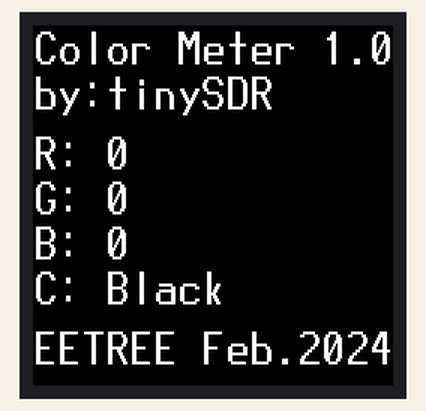
Simulated run of this program. Board: MicroPython board. Shown: 240×240 colour display. Library files of the repository ran but are not shown: st7789.py, vga2_8x8.py, vga1_16x32.py; what the program prints to the serial console is not drawn.

Above: at 1.9 s.

The program:

main.py
```python
import test.st7789 as st7789
from test.fonts import vga2_8x8 as font1
from test.fonts import vga1_16x32 as font2
from machine import Pin, SPI, ADC,PWM ,I2C
import time, math,array
from utime import sleep_ms
from test.ltr381 import LTR381

def CalcValue(value,minval,maxval):
    if (value < minval):
        value = minval
    if (value >maxval):
        value = maxval
    calvalue = int( (value - minval) * 255 / (maxval - minval) )
    return calvalue

def DetecColor(Rval,Gval,Bval):
    if ((Rval>130)and(Gval<50)and(Bval<10) ):
        return "Red    "
    if ((Rval<60)and(Gval>150)and(Bval<60) ):
        return "Green  "
    if ((Rval<60)and(Gval<40)and(Bval>150) ):
        return "Blue   "
    if ((Rval>170)and(Gval>170)and(Bval<60) ):
        return "Yellow "
    if ((Rval<60)and(Gval>170)and(Bval>170) ):
        return "Cyan   "
    if ((Rval>150)and(Gval<100)and(Bval>180) ):
        return "Magenta"
    if ((Rval>200)and(Gval>200)and(Bval>200) ):
        return "White  "
    if ((Rval<30)and(Gval<30)and(Bval<30) ):
        return "Black  "
    else:
        return "       "

sensor = LTR381()
st7789_res = 0
st7789_dc  = 1
disp_width = 240
disp_height = 240
CENTER_Y = int(disp_width/2)
CENTER_X = int(disp_height/2)
spi_sck=Pin(2)
spi_tx=Pin(3)
spi0=SPI(0,baudrate=4000000, phase=1, polarity=1, sck=spi_sck, mosi=spi_tx)
display = st7789.ST7789(spi0, disp_width, disp_width,
                          reset=machine.Pin(st7789_res, machine.Pin.OUT),
                          dc=machine.Pin(st7789_dc, machine.Pin.OUT),
                          xstart=0, ystart=0, rotation=0)
display.fill(st7789.BLACK)
display.text(font2, "Color Meter 1.0", 0, 0)
display.text(font2, "by:tinySDR     ", 0, 30)
display.text(font2, "EETREE Feb.2024", 0, 200)
display.text(font2, "R: ", 0, 70)
display.text(font2, "G: ", 0, 100)
display.text(font2, "B: ", 0, 130)

while True:

    REDS = sensor.REDS()
    GREENS = sensor.GREENS()
    BLUES = sensor.BLUES()
    REDH= CalcValue(REDS,60,300)
    GREENH = CalcValue(GREENS,160,550)
    BLUEH = CalcValue(BLUES,90,350)

    display.text(font2, str(REDS)+"  ", 48, 70)
    display.text(font2, str(GREENS)+"  ", 48, 100)
    display.text(font2, str(BLUES)+"  ", 48, 130)
    display.fill_rect(160, 70, 80,120, st7789.color565(REDH,GREENH,BLUEH))
    display.text(font2, "C: "+ DetecColor(REDH,GREENH,BLUEH), 0, 160)
```

ltr381.py
```python
import utime
import math
from machine import Pin, I2C
# ========= Start LTR381 RGB IR sensor driver =============
ADDR  = (0X53)

LTR381_MAIN_CTRL = (0x00)  # Main control register
LTR381_MEAS_RATE = (0x04)  # Resolution and data rate
LTR381_GAIN = (0x05)  # ALS and UVS gain range
LTR381_PART_ID = (0x06)  # Part id/revision register
LTR381_MAIN_STATUS = (0x07)  # Main status register
LTR381_IRDATA = (0x0A)  # ALS data lowest byte, 3 byte
LTR381_GREENDATA = (0x0D)  # UVS data lowest byte, 3 byte
LTR381_REDDATA = (0x10)  # ALS data lowest byte, 3 byte
LTR381_BLUEDATA = (0x13)  # UVS data lowest byte, 3 byte
LTR381_INT_CFG = (0x19)  # Interrupt configuration
LTR381_INT_PST = (0x1A)  # Interrupt persistance config
LTR381_THRESH_UP = (0x21)  # Upper threshold, low byte, 3 byte
LTR381_THRESH_LOW = (0x24)  # Lower threshold, low byte, 3 byte

#RGB IR measurement resolution, Gain setting, measurement rate
RESOLUTION_20BIT_utime400MS = (0X00)
RESOLUTION_19BIT_utime200MS = (0X10)
RESOLUTION_18BIT_utime100MS = (0X20)#default
RESOLUTION_17BIT_utime50MS  = (0x3)
RESOLUTION_16BIT_utime25MS  = (0x40)
RESOLUTION_13BIT_utime12_5MS  = (0x50)
RATE_25MS = (0x0)
RATE_50MS = (0x1)
RATE_100MS = (0x2)# default
RATE_200MS = (0x3)
RATE_500MS = (0x4)
RATE_1000MS = (0x5)
RATE_2000MS = (0x6)

# measurement Gain Range.
GAIN_1  = (0x0)
GAIN_3  = (0x1)# default
GAIN_6 = (0x2)
GAIN_9 = (0x3)
GAIN_18 = (0x4)


class LTR381:
    def __init__(self, address=ADDR):
		self.i2c = I2C(0, scl=Pin(21), sda=Pin(20), freq=100000)
		self.address = address

		self.ID = self.Read_Byte(LTR381_PART_ID)
		print("ID = %#x" %self.ID)
		if(self.ID != 0xC2):
			print("read ID error!,Check the hardware...")
			return

		self.Write_Byte(LTR381_MAIN_CTRL, 0x06) #  UVS in Active Mode
		#self.Write_Byte(LTR381_MEAS_RATE, RESOLUTION_20BIT_utime400MS | RATE_2000MS) #  Resolution=18bits, Meas Rate = 100ms
		self.Write_Byte(LTR381_MEAS_RATE, RESOLUTION_18BIT_utime100MS | RATE_100MS) #  Resolution=18bits, Meas Rate = 100ms
		self.Write_Byte(LTR381_GAIN, GAIN_3) #  Gain Range=3.
		# self.Write_Byte(LTR381_INT_CFG, 0x34) # UVS_INT_EN=1, Command=0x34
		# self.Write_Byte(LTR381_GAIN, GAIN_3) #  Resolution=18bits, Meas Rate = 100ms

    def Read_Byte(self, cmd):
        rdate = self.i2c.readfrom_mem(int(self.address), int(cmd), 1)
        return rdate[0]

    def Write_Byte(self, cmd, val):
        self.i2c.writeto_mem(int(self.address), int(cmd), bytes([int(val)]))

    def REDS(self):
        # self.Write_Byte(LTR381_MAIN_CTRL, 0x0A) #  UVS in Active Mode
        Data1 = self.Read_Byte(LTR381_REDDATA)
        Data2 = self.Read_Byte(LTR381_REDDATA + 1)
        Data3 = self.Read_Byte(LTR381_REDDATA + 2)
        ret =  (Data3 << 16)| (Data2 << 8) | Data1
        # UVS = Data3*65536+Data2*256+Data1
        # print("UVS = ", UVS)
        return ret
    def GREENS(self):
        # self.Write_Byte(LTR381_MAIN_CTRL, 0x0A) #  UVS in Active Mode
        Data1 = self.Read_Byte(LTR381_GREENDATA)
        Data2 = self.Read_Byte(LTR381_GREENDATA + 1)
        Data3 = self.Read_Byte(LTR381_GREENDATA + 2)
        ret =  (Data3 << 16)| (Data2 << 8) | Data1
        # UVS = Data3*65536+Data2*256+Data1
        # print("UVS = ", UVS)
        return ret
    def BLUES(self):
        # self.Write_Byte(LTR381_MAIN_CTRL, 0x0A) #  UVS in Active Mode
        Data1 = self.Read_Byte(LTR381_BLUEDATA)
        Data2 = self.Read_Byte(LTR381_BLUEDATA + 1)
        Data3 = self.Read_Byte(LTR381_BLUEDATA + 2)
        ret =  (Data3 << 16)| (Data2 << 8) | Data1
        # UVS = Data3*65536+Data2*256+Data1
        # print("UVS = ", UVS)
        return ret
```
